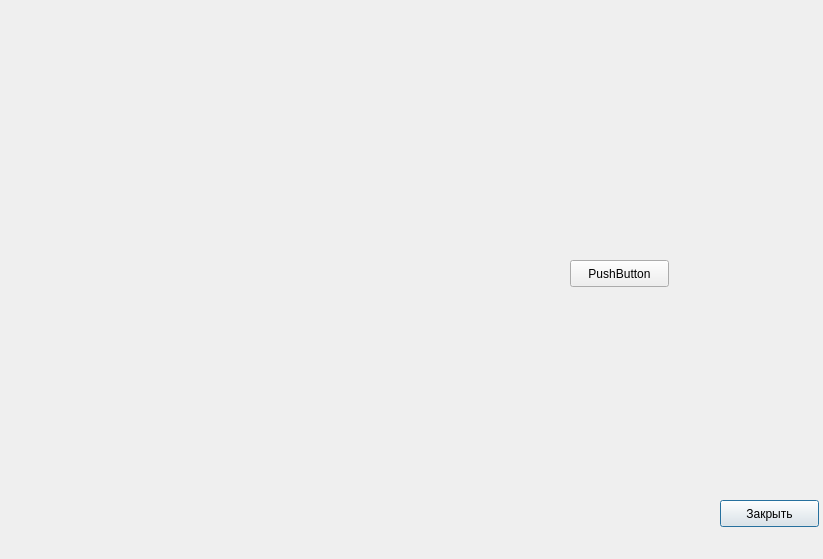
<?xml version="1.0" encoding="UTF-8"?>
<ui version="4.0">
 <class>formhlp</class>
 <widget class="QDialog" name="formhlp">
  <property name="geometry">
   <rect>
    <x>0</x>
    <y>0</y>
    <width>823</width>
    <height>559</height>
   </rect>
  </property>
  <property name="windowTitle">
   <string>Dialog</string>
  </property>
  <widget class="QPushButton" name="pushButton">
   <property name="geometry">
    <rect>
     <x>720</x>
     <y>500</y>
     <width>99</width>
     <height>27</height>
    </rect>
   </property>
   <property name="text">
    <string>Закрыть</string>
   </property>
  </widget>
  <widget class="QPushButton" name="pushButton_2">
   <property name="geometry">
    <rect>
     <x>570</x>
     <y>260</y>
     <width>99</width>
     <height>27</height>
    </rect>
   </property>
   <property name="text">
    <string>PushButton</string>
   </property>
  </widget>
 </widget>
 <resources/>
 <connections/>
</ui>
